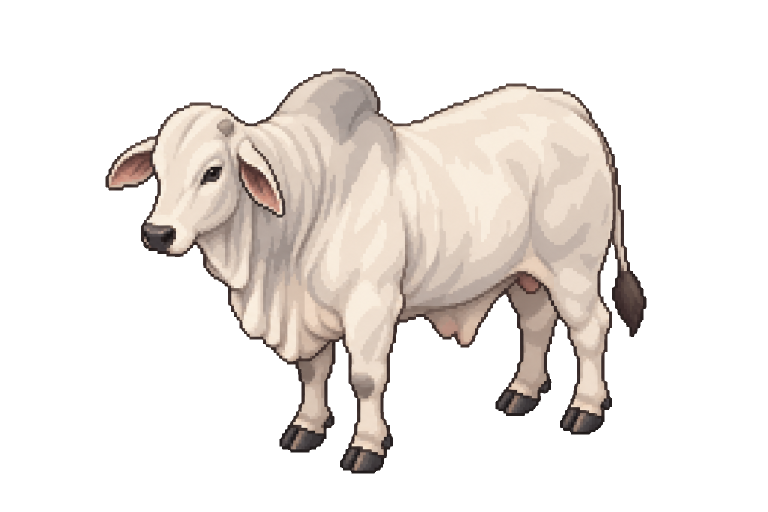
#> input picture assets/approved/livestock/nelore-adult-idle-v1.png, 1536 x 1024 px (shown at 1/2 size)
$ python pack_livestock_animation_atlas.py
#> lines starting #> are read from the running program, lines starting #| are printed output that depends on the picture
#!/usr/bin/env python3
"""Pack authored cattle state strips and a reviewed idle pose into one atlas."""
import json
from pathlib import Path
from PIL import Image

ROOT = Path(__file__).resolve().parents[2]
DIR = ROOT / 'assets/candidates/livestock/animation-v1'
states = {
    'idle': {'image': ROOT / 'assets/approved/livestock/nelore-adult-idle-v1.png', 'frames': 1, 'frameMs': 900, 'status': 'APPROVED_STATIC'},
    'walk': {'image': DIR / 'nelore-walk-cycle-4f.png', 'frames': 4, 'frameMs': 150, 'status': 'REVIEW'},
    'graze': {'image': DIR / 'nelore-graze-loop-4f.png', 'frames': 4, 'frameMs': 240, 'status': 'REVIEW'},
    'drink': {'image': DIR / 'nelore-drink-loop-4f.png', 'frames': 4, 'frameMs': 210, 'status': 'REVIEW'},
}

def trim(image):
    image = image.convert('RGBA')
    bounds = image.getchannel('A').point(lambda value: 255 if value > 12 else 0).getbbox()
    return image.crop(bounds) if bounds else image

cells = {}
max_frame_size = (567, 476)
for state, record in states.items():
    image = Image.open(record['image']).convert('RGBA')
#> image is the input picture: PIL image 1536x1024 RGBA; mean R, G, B, A 81.5, 73.7, 68.5, 78.4
    if state == 'idle':
        image = trim(image)
#> in trim, `bounds = image.getchannel('A').point(lambda value: 255 if value > 12 e..`: bounds = (211, 137, 1293, 947)
#> in trim, `return image.crop(bounds) if bounds else image`:
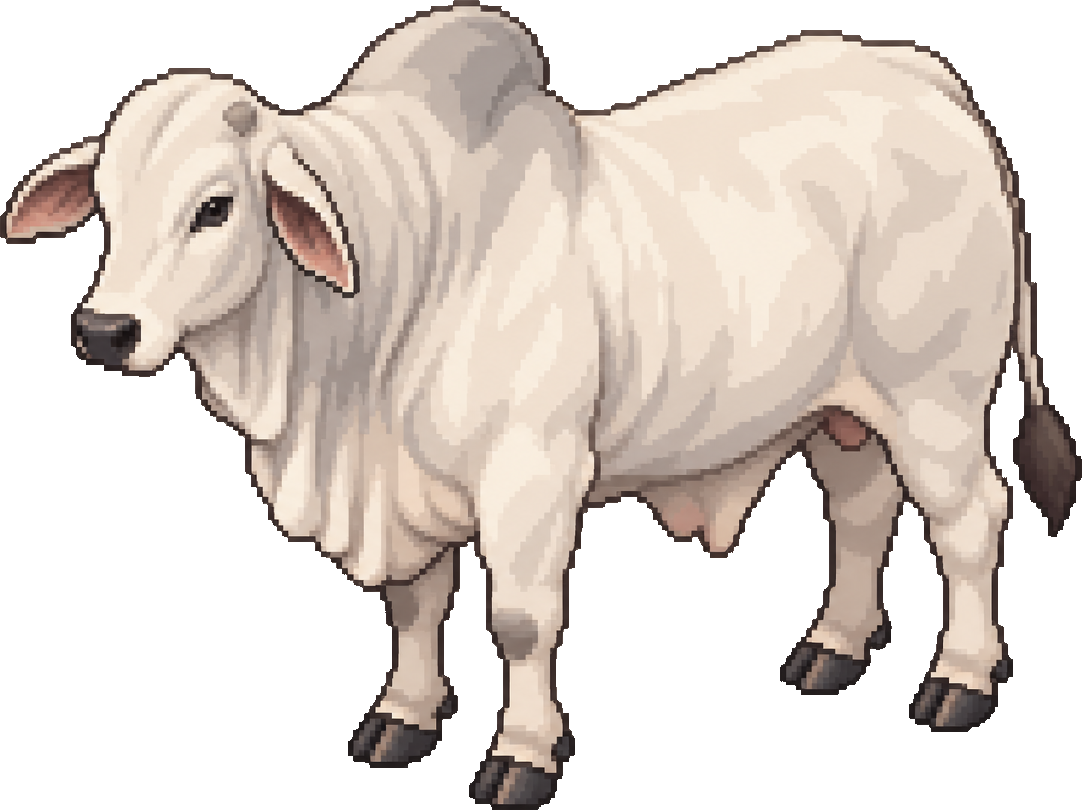
#> returned value: PIL image 1082x810 RGBA; mean R, G, B, A 136.3, 123.7, 115, 140.7; transparent parts drawn white
        scale = min(max_frame_size[0] / image.width, max_frame_size[1] / image.height, 1)
#> scale = 0.524
        if scale < 1: image = image.resize((round(image.width * scale), round(image.height * scale)), Image.Resampling.LANCZOS)
#> image: PIL image 567x424 RGBA
#> (the run stopped early here; a loop or call above may not have finished)
